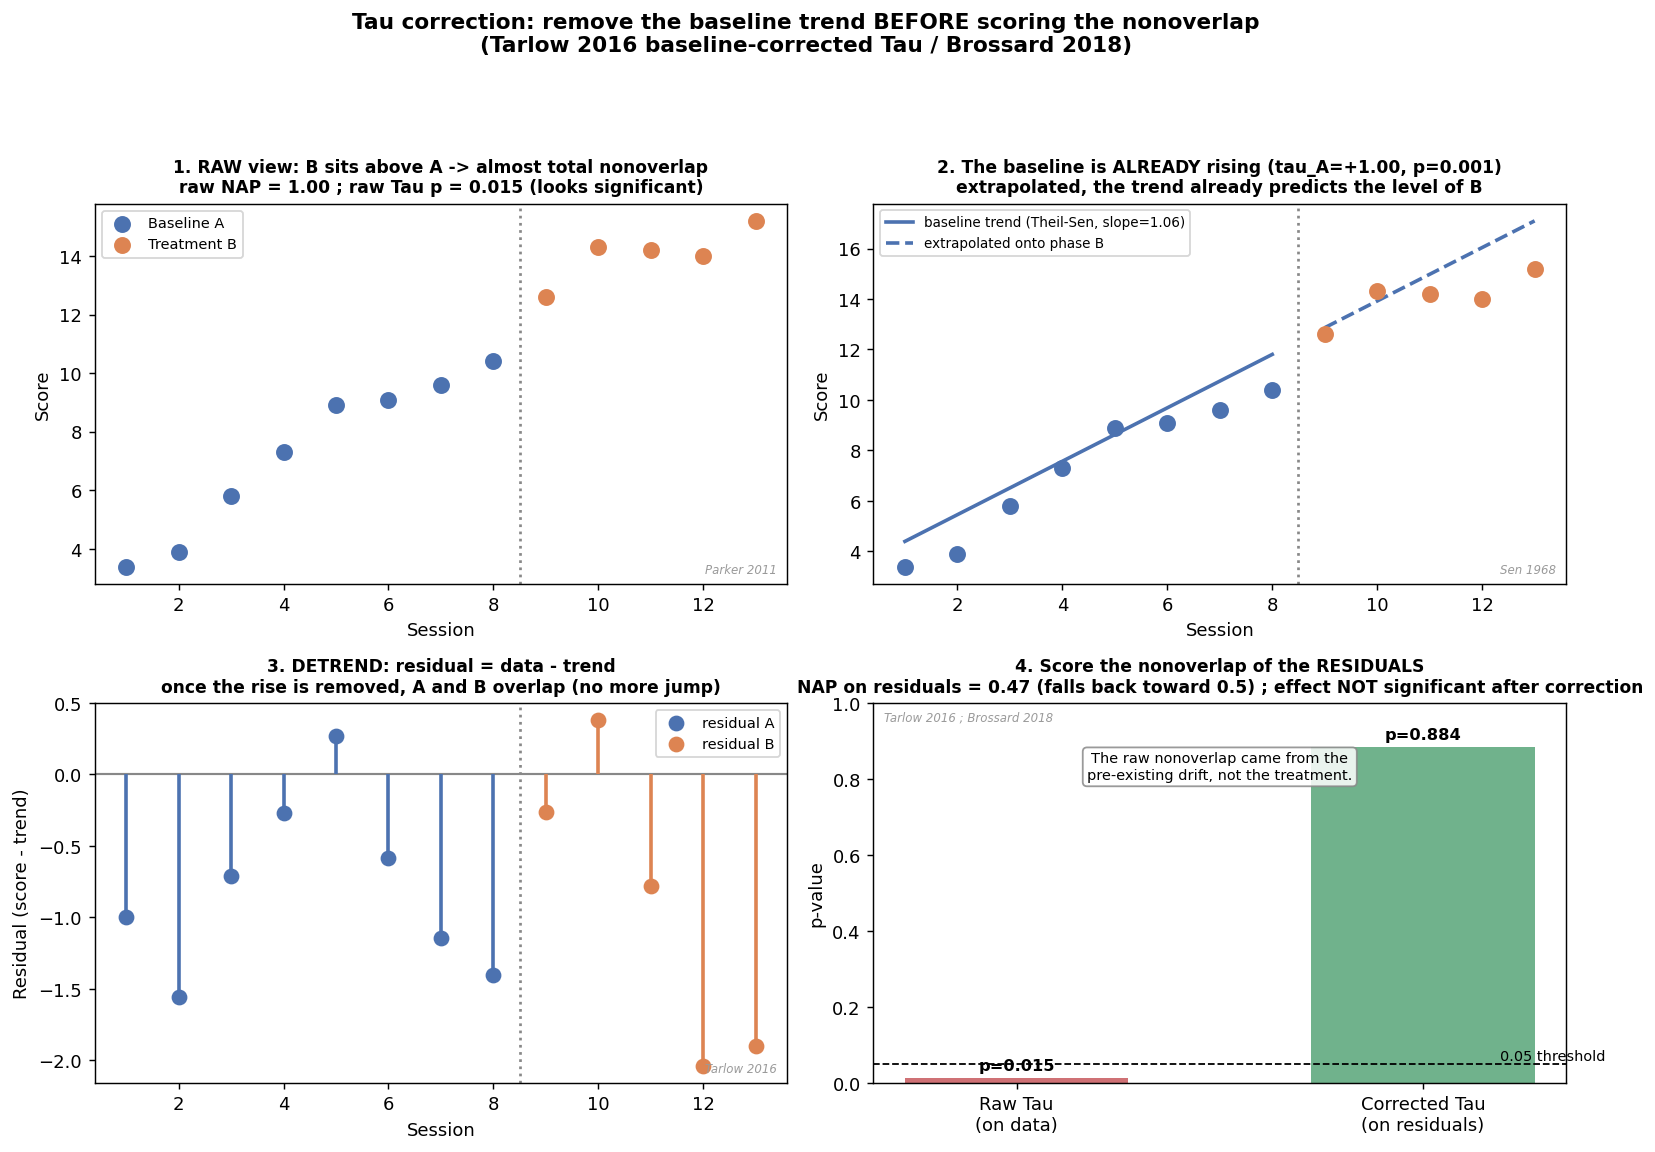

This figure's Python source:
"""Didactic figure: HOW baseline-corrected Tau works, step by step. A rising baseline
that simply continues into B inflates the raw nonoverlap. The correction removes the
baseline monotonic trend (Theil-Sen) before scoring the overlap. Toolbox functions +
faithful Tarlow 2016 / Brossard 2018 logic. English labels, ASCII only."""
import sys
sys.path.insert(0, "/Users/camile.bousfiha/PycharmProjects/Stats")
import numpy as np
from scipy import stats
import matplotlib
matplotlib.use("Agg")
import matplotlib.pyplot as plt
from functions.sced.core import nap, tau_u

BLUE, ORANGE, GREY = "#4C72B0", "#DD8452", "#888888"

def ref(a, t, loc="br"):
    """Discreet source note (1st author, year) in a panel corner."""
    xy = {"br": (0.985, 0.02, "right", "bottom"), "tl": (0.015, 0.98, "left", "top")}[loc]
    a.text(xy[0], xy[1], t, transform=a.transAxes, ha=xy[2], va=xy[3],
           fontsize=6.5, color="#9a9a9a", style="italic")

# Rising baseline that CONTINUES into B (no extra treatment jump), with noise.
_rng = np.random.default_rng(5)
sA = np.arange(1, 9); sB = np.arange(9, 14)
A = np.round(3 + 1.0 * sA + _rng.normal(0, 0.8, sA.size), 1)
B = np.round(3 + 1.0 * sB + _rng.normal(0, 0.8, sB.size), 1)
sess = np.concatenate([sA, sB]); y = np.concatenate([A, B])

raw = tau_u(A, B, correct_baseline_trend=False)
cor = tau_u(A, B, correct_baseline_trend=True)
nap_raw = nap(A, B)

# baseline Theil-Sen slope (fit on A only) -> detrend the whole series by it (Tarlow)
ts = stats.theilslopes(A, sA)                       # (slope, intercept, lo, hi)
slope, icpt = ts[0], ts[1]
trend = icpt + slope * sess
resid = y - trend                                   # detrended residuals
rA, rB = resid[:A.size], resid[A.size:]
nap_res = nap(rA, rB)                                # nonoverlap AFTER removing the trend

fig, ax = plt.subplots(2, 2, figsize=(12.5, 9))
fig.suptitle("Tau correction: remove the baseline trend BEFORE scoring the nonoverlap\n"
             "(Tarlow 2016 baseline-corrected Tau / Brossard 2018)", fontsize=12, fontweight="bold")

# Step 1: raw view
a = ax[0, 0]
a.scatter(sA, A, c=BLUE, s=70, label="Baseline A", zorder=3)
a.scatter(sB, B, c=ORANGE, s=70, label="Treatment B", zorder=3)
a.axvline(A.size + 0.5, color=GREY, ls=":")
a.set_title(f"1. RAW view: B sits above A -> almost total nonoverlap\n"
            f"raw NAP = {nap_raw:.2f} ; raw Tau p = {raw['p_value']:.3f} (looks significant)",
            fontweight="bold", fontsize=9.5)
a.set_xlabel("Session"); a.set_ylabel("Score"); a.legend(fontsize=8, loc="upper left")
ref(a, "Parker 2011", "br")

# Step 2: fit baseline trend + extrapolate
b = ax[0, 1]
b.scatter(sA, A, c=BLUE, s=70, zorder=3); b.scatter(sB, B, c=ORANGE, s=70, zorder=3)
b.plot(sA, icpt + slope * sA, color=BLUE, lw=2, label=f"baseline trend (Theil-Sen, slope={slope:.2f})")
b.plot(sB, icpt + slope * sB, color=BLUE, lw=2, ls="--", label="extrapolated onto phase B")
b.axvline(A.size + 0.5, color=GREY, ls=":")
b.set_title(f"2. The baseline is ALREADY rising (tau_A={raw['baseline_trend_tau']:+.2f}, p={raw['baseline_trend_p']:.3f})\n"
            "extrapolated, the trend already predicts the level of B", fontweight="bold", fontsize=9.5)
b.set_xlabel("Session"); b.set_ylabel("Score"); b.legend(fontsize=7.5, loc="upper left")
ref(b, "Sen 1968", "br")

# Step 3: detrend -> residuals
c = ax[1, 0]
c.axhline(0, color=GREY, lw=1.2)
c.vlines(sA, 0, rA, color=BLUE, lw=2); c.scatter(sA, rA, c=BLUE, s=60, zorder=3, label="residual A")
c.vlines(sB, 0, rB, color=ORANGE, lw=2); c.scatter(sB, rB, c=ORANGE, s=60, zorder=3, label="residual B")
c.axvline(A.size + 0.5, color=GREY, ls=":")
c.set_title("3. DETREND: residual = data - trend\n"
            "once the rise is removed, A and B overlap (no more jump)",
            fontweight="bold", fontsize=9.5)
c.set_xlabel("Session"); c.set_ylabel("Residual (score - trend)"); c.legend(fontsize=8)
ref(c, "Tarlow 2016", "br")

# Step 4: score the overlap on residuals -> corrected result
d = ax[1, 1]
labels = ["Raw Tau\n(on data)", "Corrected Tau\n(on residuals)"]
pvals = [raw["p_value"], cor["p_value"]]
cols = ["#C44E52" if p < 0.05 else "#4C9F70" for p in pvals]
bars = d.bar(labels, pvals, color=cols, alpha=0.8, width=0.55)
d.axhline(0.05, color="black", ls="--", lw=1); d.text(1.45, 0.06, "0.05 threshold", fontsize=8, ha="right")
for bar, p in zip(bars, pvals):
    d.text(bar.get_x() + bar.get_width() / 2, p + 0.02, f"p={p:.3f}", ha="center", fontsize=9, fontweight="bold")
d.set_ylim(0, 1); d.set_ylabel("p-value")
d.set_title(f"4. Score the nonoverlap of the RESIDUALS\n"
            f"NAP on residuals = {nap_res:.2f} (falls back toward 0.5) ; effect NOT significant after correction",
            fontweight="bold", fontsize=9.5)
d.text(0.5, 0.80, "The raw nonoverlap came from the\npre-existing drift, not the treatment.",
       transform=d.transAxes, ha="center", fontsize=8,
       bbox=dict(boxstyle="round", fc="white", ec=GREY, alpha=0.85))
ref(d, "Tarlow 2016 ; Brossard 2018", "tl")

fig.tight_layout(rect=[0, 0, 1, 0.93])
out = "/Users/camile.bousfiha/PycharmProjects/pysced/docs/figures/tau_correction.png"
fig.savefig(out, dpi=130, bbox_inches="tight")
print("saved", out)
print(f"raw p={raw['p_value']:.3f} NAP_raw={nap_raw:.2f} | corrected p={cor['p_value']:.3f} NAP_resid={nap_res:.2f} slope={slope:.2f}")
